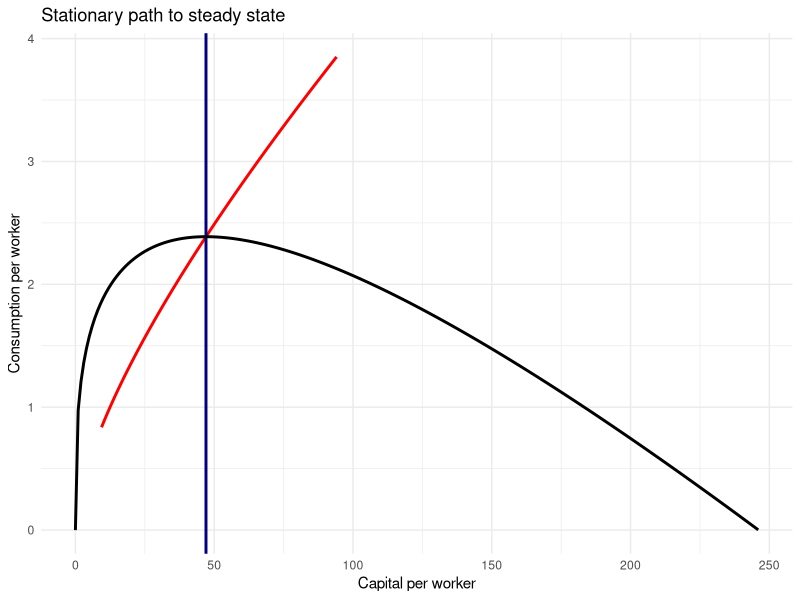
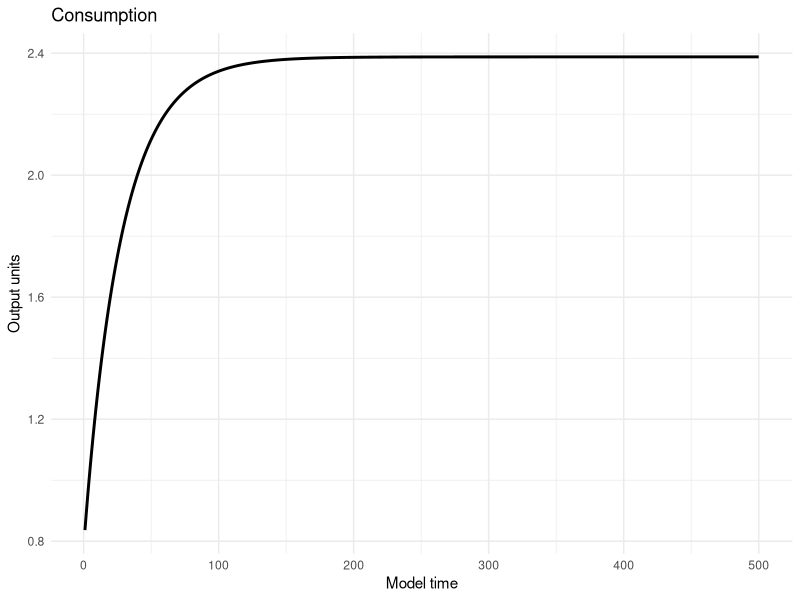
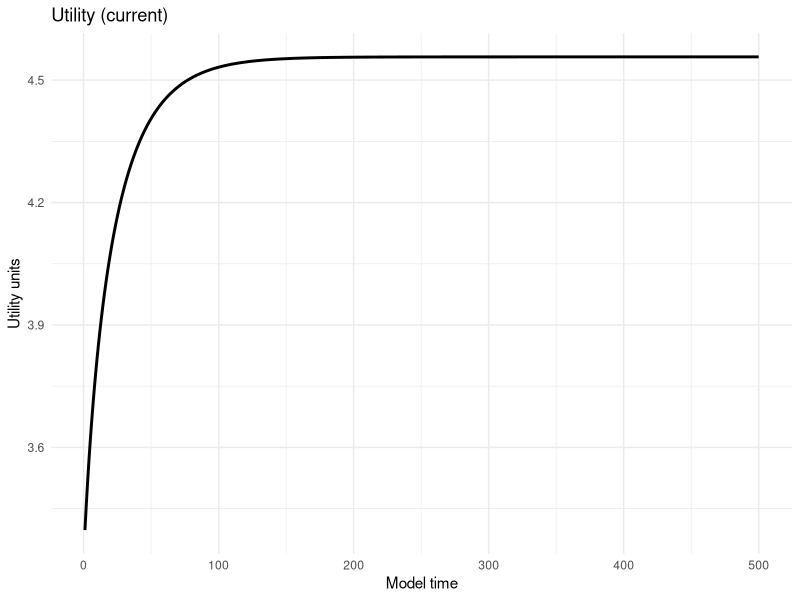
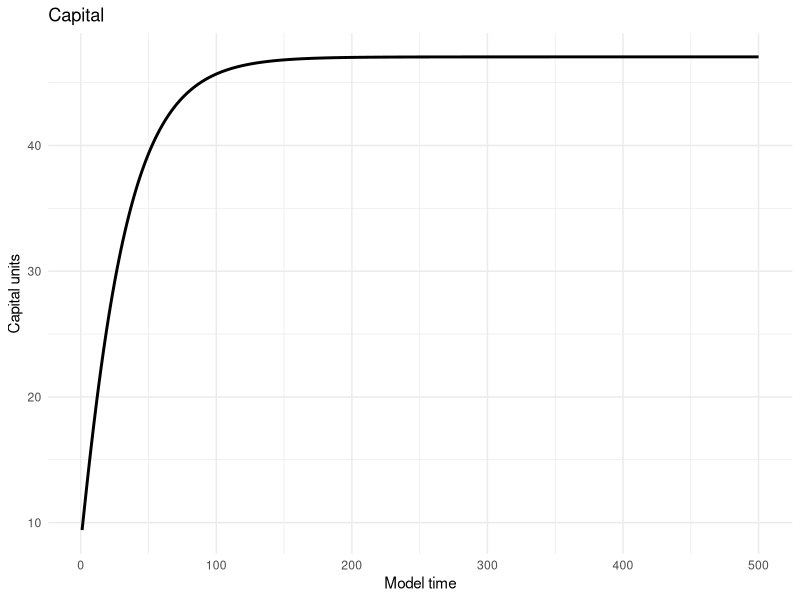
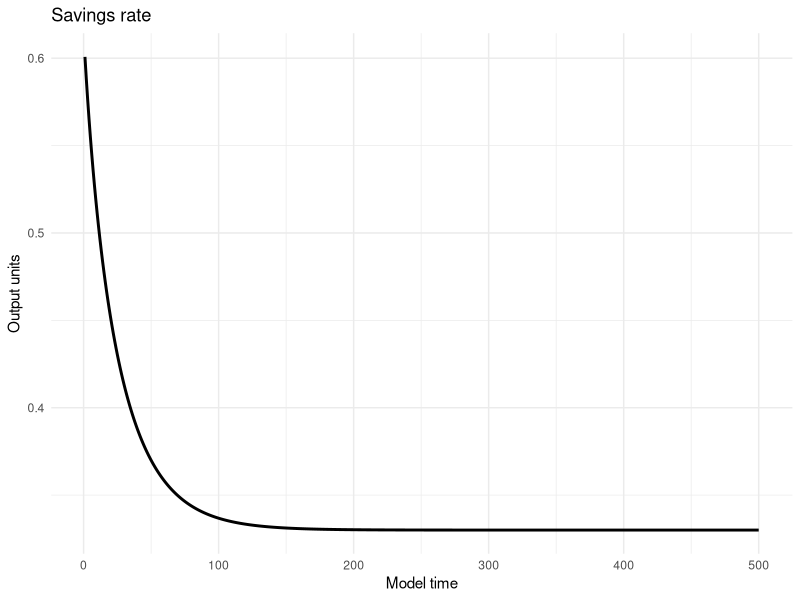
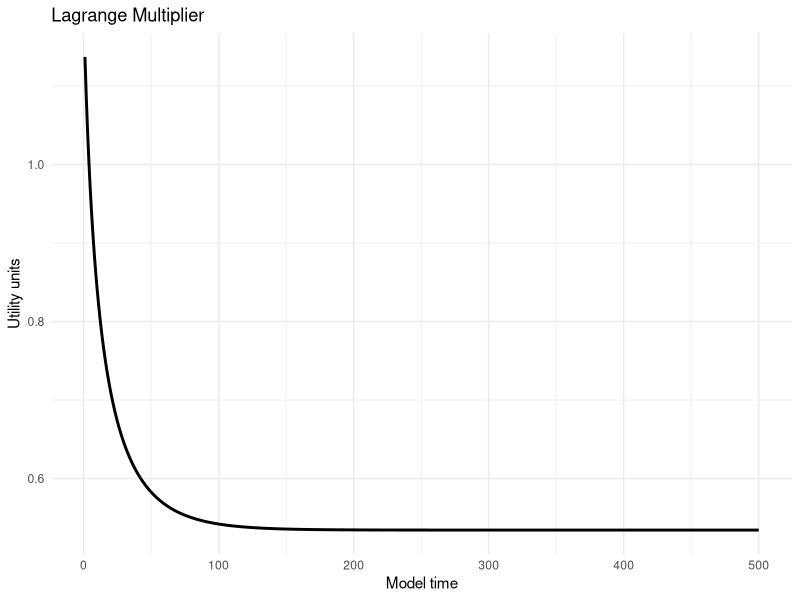
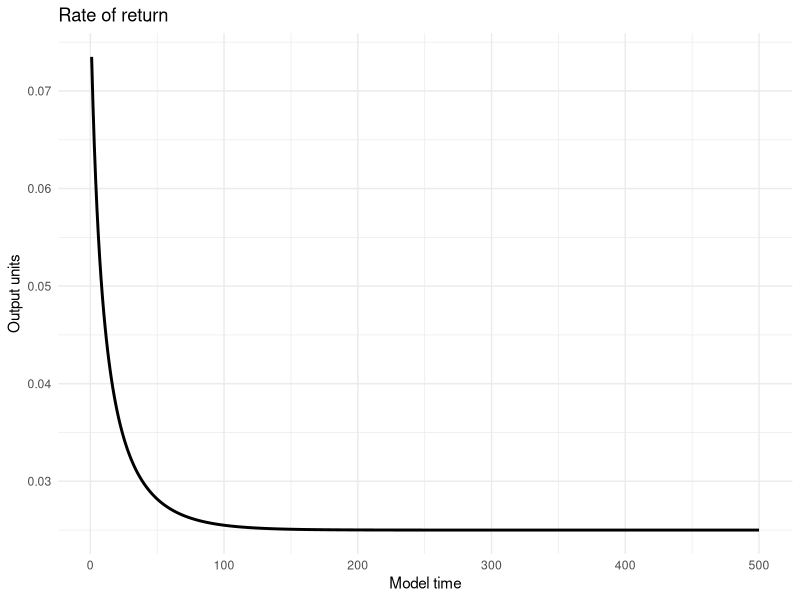

The R source for these figures, in order:
##############################
#
# a = capital share of output
# b = discount rate
# g = utility parameter
# d = depreciation rate
# n = population growth
# N_0 = initial population
# K_0 = initial capital
# TE = final time period
#
##############################

a = 0.33
b = 0.95
p = 1-b
g = 0.72
d = 0.015
n = 0.01
TE = 500

# note: uses CRRA utility function of the form c^(1-g) /(1-g)
# and a cobb-douglas production function of the (per-capita) form f^a

u_c = 
  function(c, g){
    if( g == 1 ){
      u = log(c)
    }else{
      u = (c^(1-g))/(1-g)
    }
    return(u)
  }

u_prime = 
  function(c, g){
    u_prime = c^(-g)
    return(u_prime)
  }

little_f = 
  function(k, a){
    lil_f = k^a
    return(lil_f)
  }

little_f_prime =
  function(k, a){
    lil_f_prime = a*k^(a-1)
    return(lil_f_prime)
  }

k_next = 
  function(k,c, a, n, d){
    k_next = k + little_f(k, a) - (n + d)*k - c 
    k_out = max(k_next,0)
    return(k_out)
  }

c_next = 
  function(k,c, a, n, d, g, p){
    c_next = c + c*((n + d + little_f_prime(k,a) - p)/g)
    c_out = max(c_next,0)
    return(c_out)
  }

stationary_k_curve = 
  function(k, a, n, d){
    c = 
      k^a - (n+d)*k
    
    return(c)
  }
    
k_ss = 
  (a/(p-n-d))^(1/(1-a))

c_ss = 
  k_ss^a - (n+d)*k_ss

shooter_function = 
  function(c0, k0, tmax = TE){
    
    if( c0 > little_f(k0,a) ){stop("Consumption is infeasible.")}
    
    c_vec = rep(0, tmax )
    k_vec = rep(0, tmax )
    
    c_vec[1] = c0
    k_vec[1] = k0
    
    for(t in 2:tmax){
      
      
      k_vec[t] = 
        k_next( k_vec[(t-1)], c_vec[(t-1)], a, n, d)
      
      c_vec[t] = 
        c_next( k_vec[(t-1)], c_vec[(t-1)], a, n, d, g, p)
      
    }
    
    return(list(k_vec,c_vec))
  }

bisection_function = 
  function( k0, tmax = TE, tol = 1e-4, max_iter = 5000, k_ter = k_ss, c_ter = c_ss
           ){
    
    # right now will only work for guesses in the lower stable region
    
    c0_upper = little_f(k0, a)
    
    if( k0 > k_ter){
      c0_lower = stationary_k_curve(k0, a, n, d)
    }else{
      c0_lower = 0
    }
    
    i=0
    error_k = tol + 1
    error_c = tol + 1
    while(i < max_iter & (error_k > tol | error_c > tol) ){
      
      c0 = (c0_lower+c0_upper)/2
      
      k_vec = shooter_function(c0, k0)[[1]]
      c_vec = shooter_function(c0, k0)[[2]]
      
      if(k_vec[tmax] > k_ter & c_vec[tmax] < c_ter){
        c0_lower = c0 
      }else if(k_vec[tmax] < k_ter & c_vec[tmax] < c_ter){
        c0_upper = c0
      }else if(k_vec[tmax] < k_ter & c_vec[tmax] > c_ter){
        c0_upper = c0
      }
      
      error_k = abs(k_vec[tmax] - k_ter)
      error_c = abs(c_vec[tmax] - c_ter)
      
      i = i+1
      
      }
      
    out_tbl = 
      data.frame(
        capital = k_vec,
        consump = c_vec,
        time = 1:tmax,
        iter = rep(i, TE),
        error_cap = rep(error_k, TE),
        error_cons = rep(error_c, TE)
      )
    
    return(out_tbl)
    }

# heads up; convergence with this shooting algorithm is VERY sensitive to (n, d) choices!!
# if you choose different (n, d) may not converge before the maximum iterations

lower_sp = 
  bisection_function(0.2*k_ss)

upper_sp = 
  bisection_function(2*k_ss)

# plots; let's use ggplot2 to make these look smooth

library(tidyverse)

ggplot( ) + 
  geom_line(
    data = lower_sp |> 
      bind_rows(
        upper_sp
      ),
    aes(x = capital, y = consump),
    linewidth=1,color='red') + 
  geom_vline(xintercept = k_ss, linewidth = 1, color = 'navyblue') +
  geom_line(data = 
              tibble(
                k = seq(0,(n+d)^(-(1/(1-a))),1),
                c = stationary_k_curve(k,a,n,d)
              ),
            aes( x = k, y = c),
            linewidth = 1
            ) +
  labs(title = paste0("Stationary path to steady state"), x = "Capital per worker", y = "Consumption per worker") + 
  theme_minimal()

lower_sp  |> 
  ggplot(aes(x = time, y = consump) ) + 
  geom_line(linewidth = 1) + 
  labs(title = "Consumption", x = "Model time", y = "Output units") + 
  theme_minimal()

lower_sp  |> 
  mutate( utility_cur = u_c(consump, g)) |> 
  ggplot(aes(x = time, y = utility_cur) ) + 
  geom_line(linewidth = 1) + 
  labs(title = "Utility (current)", x = "Model time", y = "Utility units") + 
  theme_minimal()

lower_sp  |> 
  ggplot(aes(x = time, y = capital) ) + 
  geom_line(linewidth = 1) + 
  labs(title = "Capital", x = "Model time", y = "Capital units") + 
  theme_minimal()

lower_sp  |> 
  ggplot(aes(x = time, y = (little_f(capital,a)-consump)/little_f(capital,a) ) ) + 
  geom_line(linewidth = 1) + 
  labs(title = "Savings rate", x = "Model time", y = "Output units") + 
  theme_minimal()

lower_sp  |> 
  ggplot(aes(x = time, y = u_prime(consump,g)) ) + 
  geom_line(linewidth = 1) + 
  labs(title = "Lagrange Multiplier", x = "Model time", y = "Utility units") + 
  theme_minimal()

lower_sp |> 
  ggplot(aes(x = time, y = little_f_prime(capital,a)) ) + 
  geom_line(linewidth = 1) + 
  labs(title = "Rate of return", x = "Model time", y = "Output units") + 
  theme_minimal()
